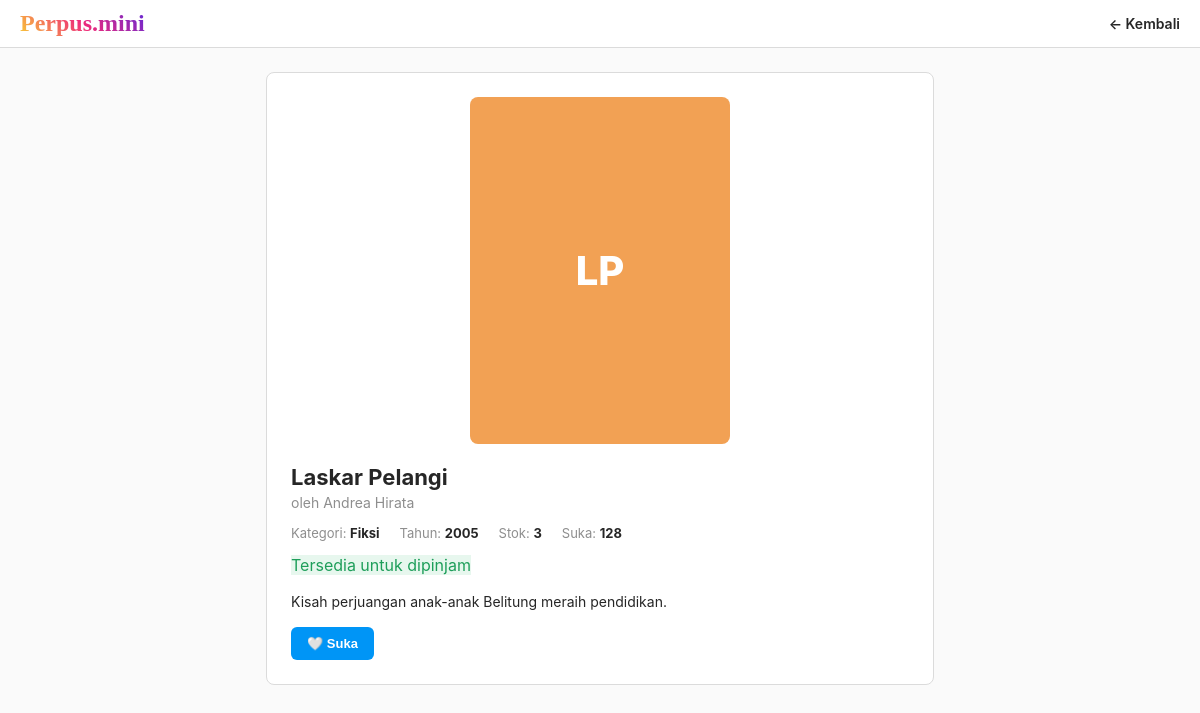
Page /book.php?id=1 on the committed database.
### tables this page shows
CREATE TABLE books (
    id INT AUTO_INCREMENT PRIMARY KEY,
    title VARCHAR(150) NOT NULL,
    author VARCHAR(120) NOT NULL,
    category_id INT NULL,
    cover_color VARCHAR(7) NOT NULL DEFAULT '#dbdbdb',  
    synopsis TEXT NULL,
    year SMALLINT NULL,
    stock INT NOT NULL DEFAULT 1,
    is_available TINYINT(1) NOT NULL DEFAULT 1,
    likes INT NOT NULL DEFAULT 0,  
    created_at DATETIME DEFAULT CURRENT_TIMESTAMP,
    FOREIGN KEY (category_id) REFERENCES categories(id) ON DELETE SET NULL
);

CREATE TABLE categories (
    id INT AUTO_INCREMENT PRIMARY KEY,
    name VARCHAR(60) NOT NULL UNIQUE
);

### config/db.php (called while the page is built, shortened)
<?php
function db(): PDO
{
    static $pdo = null;
    if ($pdo === null) {
        $dsn = 'mysql:host=' . DB_HOST . ';port=' . DB_PORT . ';dbname=' . DB_NAME . ';charset=utf8mb4';
        $options = [
            PDO::ATTR_ERRMODE            => PDO::ERRMODE_EXCEPTION,
            PDO::ATTR_DEFAULT_FETCH_MODE => PDO::FETCH_ASSOC,
            PDO::ATTR_EMULATE_PREPARES   => false,
        ];
        try {
            $pdo = new PDO($dsn, DB_USER, DB_PASS, $options);
        } catch (PDOException $e) {
            http_response_code(500);
            die('Koneksi database gagal. Pastikan schema.sql sudah di-import dan ENV DB sudah benar. (' . htmlspecialchars($e->getMessage()) . ')');
        }
    }
    return $pdo;
}

### includes/functions.php (called while the page is built, shortened)
<?php
require_once __DIR__ . '/../config/db.php';
function e(?string $s): string { return htmlspecialchars($s ?? '', ENT_QUOTES, 'UTF-8'); }
function get_book(int $id): ?array
{
    $stmt = db()->prepare("SELECT b.*, c.name AS category_name FROM books b LEFT JOIN categories c ON c.id = b.category_id WHERE b.id = ?");
    $stmt->execute([$id]);
    return $stmt->fetch() ?: null;
}
function initials(string $title): string
{
    $words = preg_split('/\s+/', trim($title));
    $s = '';
    foreach (array_slice($words, 0, 2) as $w) $s .= mb_strtoupper(mb_substr($w, 0, 1));
    return $s ?: '?';
}

### book.php (the view, shortened to what this page needs)
<?php
require_once __DIR__ . '/includes/functions.php';
$id = (int)($_GET['id'] ?? 0);
$book = get_book($id);
?>
<!DOCTYPE html>
<html lang="id">
<head>
<link rel="stylesheet" href="/assets/css/style.css">
</head>
<body>
<div class="ig-nav">
  <a href="/" class="ig-logo">Perpus.mini</a>
  <div class="ig-nav-links"><a href="/">&larr; Kembali</a></div>
</div>
<div class="detail-wrap">
  <div class="detail-card">
    <div class="detail-cover" style="background:<?= e($book['cover_color']) ?>;"><?= e(initials($book['title'])) ?></div>
    <h1><?= e($book['title']) ?></h1>
    <p class="author">oleh <?= e($book['author']) ?></p>
    <div class="detail-meta">
      <span>Kategori: <strong><?= e($book['category_name'] ?? '-') ?></strong></span>
      <span>Tahun: <strong><?= e((string)($book['year'] ?? '-')) ?></strong></span>
      <span>Stok: <strong><?= (int)$book['stock'] ?></strong></span>
      <span>Suka: <strong id="detailLikes"><?= (int)$book['likes'] ?></strong></span>
    </div>
    <span class="stock-badge <?= $book['is_available'] && $book['stock'] > 0 ? 'stock-available' : 'stock-unavailable' ?>">
      <?= $book['is_available'] && $book['stock'] > 0 ? 'Tersedia untuk dipinjam' : 'Sedang dipinjam / stok habis' ?>
    </span>
    <p class="synopsis" style="margin-top:16px;"><?= nl2br(e($book['synopsis'] ?? 'Belum ada sinopsis.')) ?></p>
    <button type="button" class="btn btn-primary like-btn" data-id="<?= $book['id'] ?>" data-detail="1">🤍 Suka</button>
  </div>
</div>
</body>
</html>

### assets/css/style.css (style rules this page uses)
:root { --ig-bg: #fafafa; --ig-border: #dbdbdb; --ig-text: #262626; --ig-gray: #8e8e8e; --ig-blue: #0095f6; --ig-blue-dark: #1877f2; --ig-red: #ed4956; --ig-gradient: linear-gradient(45deg, #f9ce34, #ee2a7b, #6228d7); --radius: 8px; }
* { box-sizing: border-box; margin: 0; padding: 0; }
body { font-family: -apple-system, BlinkMacSystemFont, 'Segoe UI', Roboto, Helvetica, Arial, sans-serif; background: var(--ig-bg); color: var(--ig-text); }
.ig-nav { background: #fff; border-bottom: 1px solid var(--ig-border); position: sticky; top: 0; z-index: 20; padding: 10px 20px; display: flex; align-items: center; justify-content: space-between; }
.ig-nav .ig-logo { font-family: Georgia, serif; font-size: 24px; font-weight: 700; background: var(--ig-gradient); -webkit-background-clip: text; background-clip: text; color: transparent; }
.ig-nav-links { display: flex; gap: 16px; align-items: center; }
.ig-nav-links a { color: var(--ig-text); text-decoration: none; font-size: 14px; font-weight: 600; }
.stock-available { background: #e7f7ee; color: #1e9e5a; }
.detail-wrap { max-width: 700px; margin: 24px auto; padding: 0 16px 60px; }
.detail-card { background: #fff; border: 1px solid var(--ig-border); border-radius: var(--radius); padding: 24px; }
.detail-cover { width: 100%; max-width: 260px; aspect-ratio: 3/4; border-radius: var(--radius); display: flex; align-items: center; justify-content: center; color: #fff; font-size: 40px; font-weight: 800; margin: 0 auto 20px; }
.detail-card h1 { font-size: 22px; margin-bottom: 4px; }
.detail-card .author { color: var(--ig-gray); font-size: 14px; margin-bottom: 14px; }
.detail-card p.synopsis { font-size: 14px; line-height: 1.6; margin-bottom: 14px; }
.detail-meta { display: flex; gap: 20px; flex-wrap: wrap; font-size: 13px; color: var(--ig-gray); margin-bottom: 14px; }
.detail-meta strong { color: var(--ig-text); }
.btn { display: inline-block; border: none; border-radius: 6px; padding: 9px 16px; font-weight: 600; font-size: 13px; cursor: pointer; text-decoration: none; text-align: center; }
.btn-primary { background: var(--ig-blue); color: #fff; }

### rows in the picture
books: title "LP", title "Laskar Pelangi", author "Andrea Hirata", category.name "Fiksi", year "2005", stock "3", likes "128", synopsis "Kisah perjuangan anak-anak Belitung meraih pendidikan."
